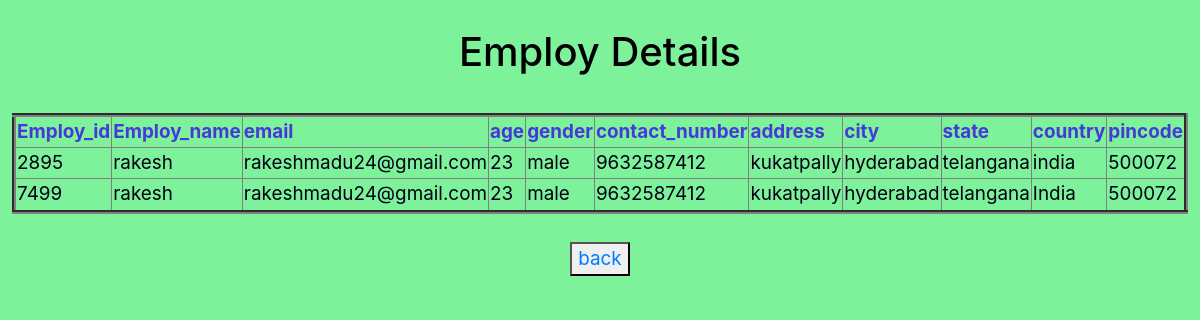
Page /list on the committed database.
### touroperator/models.py (models this page shows, shortened)
class Registration(models.Model):
    Type = (
        ('male','male'),
        ('female','female'),
        ('other','other')
    )
    Choices = (
        ('local','local'),
        ('nonlocal','nonlocal')
    )
    p = ''
    for i in range(0,4):
        p = p+str(randint(0,9))
    Employ_id = models.PositiveIntegerField(default = p)
    Employ_name = models.CharField(max_length = 50)
    email = models.EmailField()
    password = models.CharField(max_length=30)
    age = models.CharField(max_length=3)
    gender = models.CharField(max_length=30,choices=Type)
    contact_number = models.CharField(max_length=30)
    address = models.TextField(max_length=300)
    city = models.CharField(max_length=30)
    state = models.CharField(max_length=30)
    country = models.CharField(max_length=30)
    pincode = models.CharField(max_length=30)

### touroperator/views.py (the view)
# urls.py: path('list',views.reglist),
def reglist(request):
    reg = Registration.objects.all()
    return render(request,"reglist.html",{'form':reg})

### touroperator/templates/reglist.html (shortened to what this page needs)
<!DOCTYPE html>
<html lang="en">
<head>
</head>
<link rel="stylesheet" href="https://stackpath.bootstrapcdn.com/bootstrap/4.1.3/css/bootstrap.min.css">
<body style="background-color:rgba(25, 230, 76, 0.555);"></body>
<body>
    <center>
        <br>
        <h1>Employ Details</h1>
        <br>
        <table border=4>
            <tr>
                <th>Employ_id</th>
                <th>Employ_name</th>
                <th>email</th>
                <th>age</th>
                <th>gender</th>
                <th>contact_number</th>
                <th>address</th>
                <th>city</th>
                <th>state</th>
                <th>country</th>
                <th>pincode</th>
            </tr>
            {% for emp in form %}
            <tr>
                <td>{{emp.Employ_id}}</td>
                <td>{{emp.Employ_name}}</td>
                <td>{{emp.email}}</td>
                <td>{{emp.age}}</td>
                <td>{{emp.gender}}</td>
                <td>{{emp.contact_number}}</td>
                <td>{{emp.address}}</td>
                <td>{{emp.city}}</td>
                <td>{{emp.state}}</td>
                <td>{{emp.country}}</td>
                <td>{{emp.pincode}}</td>
            </tr>
            {% endfor %}
        </table>
        <br>
        <button><a href='/'>back</a></button>
    </center>
</body>
</html>

### touroperator/templates/reglist.html (style rules this page uses)
body { color: rgb(0, 0, 0); }
th { color: rgba(56, 6, 235, 0.788); }
td { color: rgb(2, 1, 20) }
body { background-image: url("https://i.pinimg.com/originals/94/30/e8/9430e85bcee211cda9dfff8400e2fe19.jpg"); font-size: 5mm }

### rows in the picture
Registration: Employ_id "2895", Employ_name "rakesh", email "rakeshmadu24@gmail.com", age "23", gender "male", contact_number "9632587412", address "kukatpally", city "hyderabad", state "telangana", country "india", pincode "500072"
Registration: Employ_id "7499", Employ_name "rakesh", email "rakeshmadu24@gmail.com", age "23", gender "male", contact_number "9632587412", address "kukatpally", city "hyderabad", state "telangana", country "India", pincode "500072"
